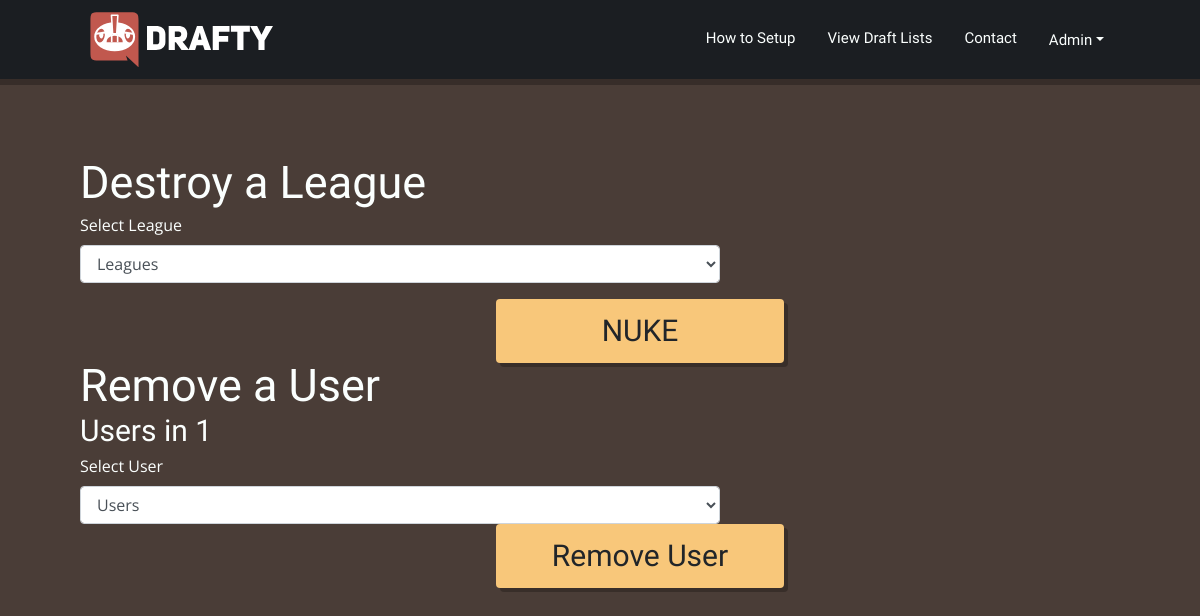
Page /manage_leagues on the earlier database version.
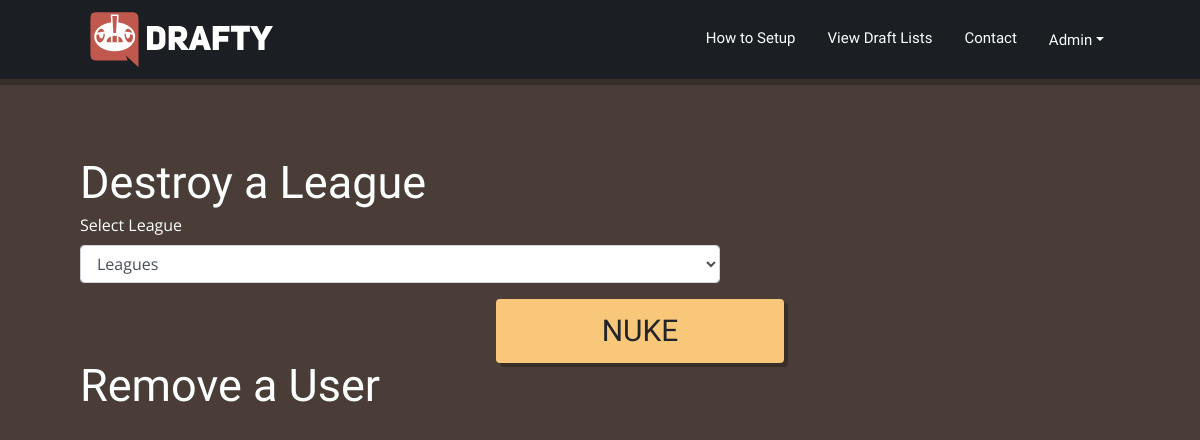
Same page on the later database version.
### db/py/tables.py (models this page shows)
class League(Base):
    __tablename__ = "league"
    id = Column('id', Integer, primary_key=True)
    name = Column('name', String(256), unique=True)
    format =  Column('format', String(20))
    dlist_id = Column('dlist_id', Integer, ForeignKey('draftlist.id'))
    users = relationship("User", cascade="all,delete", backref="league")
    matches_leagues = relationship("MatchLeague", cascade="all,delete", backref="league")

### web_app/__init__.py (the view, shortened to what this page needs)
@app.route('/manage_leagues', methods=["GET", "POST"])
def manage_leagues():
  q = Query(file_path)
  lgs = q.fetch_leagues()
  users = q.fetch_users()
  return render_template('./admin/manage_leagues.html', lgs=lgs, users=users)

### web_app/py/queries.py (called while the page is built)
  def fetch_leagues(self):
    lgs = session.query(League).all()
    return lgs

  def fetch_users(self):
    return session.query(User).all()

### web_app/templates/admin/manage_leagues.html (shortened to what this page needs)
{% extends "_base.html" %}
{% block body %}
<main class="contact">
  <section class="section1">
    <h1>Destroy a League</h1>
    <form action="#" method="POST">
      <div class="form-group">
      <label>Select League</label></br>
      <select class="form-control" id="del-league" name="del-league" placeholder="Select a league" required>
      <option value="" selected disabled>Leagues</option>
    </select>
    </div>
    <center><button name="del-league" type="submit" class="btn submit-league" id="submit">NUKE</button></center>
    </form>
    <h1>Remove a User</h1>
    <form action="#" method="POST">
      <div class="form-group">
        {% for lg in lgs %}
        <h2>Users in {{ lg.name }}</h2>
        <label>Select User</label></br>
        <select class="form-control" id="del-user" name="del-user" placeholder="Select a user">
          <option value="" selected disabled>Users</option>
        </select>
        <center><button name="del-user" type="submit" class="btn submit-league" id="submit">Remove User</button></center>
        {% endfor %}
    </div>
    </form>
  </section>
</main>
{% endblock %}

### web_app/templates/_base.html (shortened to what this page needs)
<!DOCTYPE html>
<head>
    <link rel="stylesheet" href="{{url_for('static', filename='node_modules/bootstrap/dist/css/bootstrap.min.css')}}">
    <link rel="stylesheet" href="{{url_for('static', filename='css/style.css')}}">
</head>
<body>
  <header class="header">
    <div class="menu">
      <nav class="navbar fixed-top navbar-expand-lg ">
      <a class="navbar-brand" href="/"><img src="../static/images/logo_text.svg" alt="Image failed to load"></img></a>
      <div class="collapse navbar-collapse" id="navbarNav">
        <ul class="navbar-nav">
          <li class="nav-item">
            <a class="nav-link" href="/how_to_setup">How to Setup</a>
          </li>
          <li class="nav-item">
            <a class="nav-link" href="/draftlists">View Draft Lists</a>
          </li>
          <li class="nav-item">
            <a class="nav-link" href="/contact">Contact</a>
          </li>
          <li class="nav-item dropdown" aria-labelledby="dropdownMenuButton">
            <a class="nav-link dropdown-toggle" id="navbarDropdown" role="button">Admin</a>
          </li>
        </ul>
      </div>
      </nav>
    </div>
  </header>
    {% block body %}{% endblock %}
</body>

### web_app/static/css/partials/_global.css (style rules this page uses)
html,body { margin: 0%; box-sizing: border-box; background-color: var(--dark); width: 100%; height: 100%; font-family:"Open Sans"; overflow-x: hidden; color: var(--my-white); }
h1 { font: normal 500 45px/45px "Work Sans"; }
.section1 { padding-left: 5rem; padding-top: 10rem; }

### web_app/static/css/navbar.css (style rules this page uses)
.navbar { background-color: var(--my-black); box-shadow: 0px 6px rgba(0, 0, 0, 0.25); }
.header .menu .navbar .navbar-brand { padding: 0 .5rem 0 .5rem; border-radius:100%; }
.header .menu .navbar { padding: .75rem 5rem; }
.header .menu .nav-item .nav-link { font: normal 500 15px/2px "Work Sans"; padding: 1rem; color: var(--my-white); }
.header .menu .navbar-nav a { transition: all 0.25s ease .1s; }
.header .navbar-brand img { width: 12rem; }

### web_app/static/css/admin.css (style rules this page uses)
.form-control { width: 640px; }
.btn { background-color: var(--tertiary-color); width: 10rem; box-shadow: 4px 4px rgba(0, 0, 0, 0.25); }
.submit-league { font: normal 500 30px/50px "Work Sans"; width: 18rem; }

Differences in the rows shown:
removed League: name "1"
